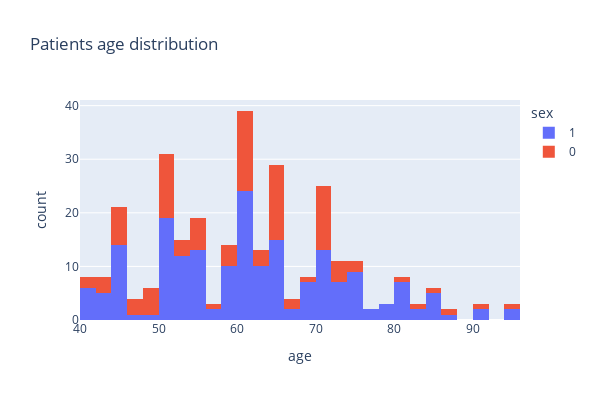

Here is the notebook cell this chart was saved with:
### Code cell
plot_histogram(df, 'age', 'sex', NBINS, 'Patients age distribution')

### Figure 1 — Plotly figure (JSON) as saved in the notebook; plotly's stock layout.template omitted (floating-point values rounded to 4 significant figures; data arrays with more than 128 entries replaced by an {"elided": "..."} marker saying what was removed)
{"data": [{"alignmentgroup": "True", "bingroup": "x", "hovertemplate": "sex=1<br>age=%{x}<br>count=%{y}<extra></extra>", "legendgroup": "1", "marker": {"color": "#636efa"}, "name": "1", "nbinsx": 50, "offsetgroup": "1", "orientation": "v", "showlegend": true, "type": "histogram", "x": {"elided": "194 float values"}, "xaxis": "x", "yaxis": "y"}, {"alignmentgroup": "True", "bingroup": "x", "hovertemplate": "sex=0<br>age=%{x}<br>count=%{y}<extra></extra>", "legendgroup": "0", "marker": {"color": "#EF553B"}, "name": "0", "nbinsx": 50, "offsetgroup": "0", "orientation": "v", "showlegend": true, "type": "histogram", "x": [65, 65, 49, 70, 48, 65, 65, 75, 95, 50, 50, 82, 60, 50, 60, 57, 53, 60, 70, 60, 50, 45, 42, 70, 70, 55, 70, 60, 59, 42, 58, 70, 60, 63, 60, 72, 70, 58, 60, 85, 65, 86, 66, 60, 60, 43, 46, 58, 46, 65, 62, 46, 50, 61, 72, 65, 52, 50, 80, 65, 70, 49, 50, 60, 60.67, 40, 64, 45, 65, 50, 50, 40, 60, 49, 48, 70, 54, 55, 75, 65, 72, 60, 65, 70, 73, 53, 50, 55, 70, 65, 62, 68, 45, 51, 67, 45, 70, 50, 55, 45, 65, 90, 45, 55, 45], "xaxis": "x", "yaxis": "y"}], "layout": {"barmode": "relative", "height": 400, "legend": {"title": {"text": "sex"}, "tracegroupgap": 0}, "title": {"text": "Patients age distribution"}, "width": 600, "xaxis": {"anchor": "y", "domain": [0, 1], "title": {"text": "age"}}, "yaxis": {"anchor": "x", "domain": [0, 1], "title": {"text": "count"}}}}
